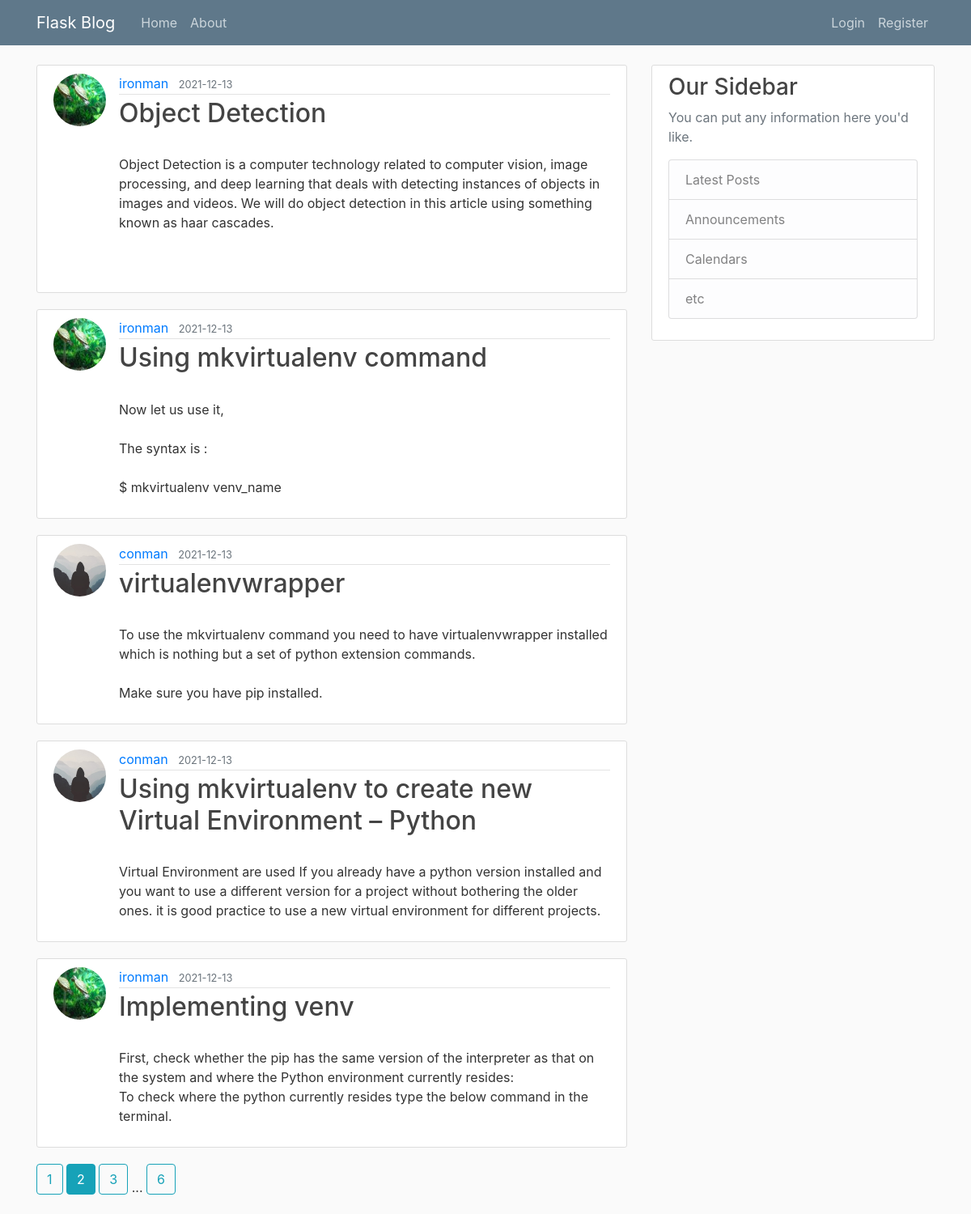
The page /home?page=2 on the database its author committed.
### flask_blog/models.py (models this page shows, shortened)
class Post(db.Model):
    id = db.Column(db.Integer, primary_key=True)
    title = db.Column(db.String(100), nullable=False)
    date_posted = db.Column(db.DateTime, nullable=False, default=datetime.utcnow)
    content = db.Column(db.Text, nullable=False)
    user_id = db.Column(db.Integer, db.ForeignKey('user.id'), nullable=False)

class User(db.Model, UserMixin):
    id = db.Column(db.Integer, primary_key=True)
    username = db.Column(db.String(20), unique=True, nullable=False)
    email = db.Column(db.String(120), unique=True, nullable=False)
    image_file = db.Column(db.String(20), nullable=False, default='default.jpg')
    password = db.Column(db.String(60), nullable=False)
    posts = db.relationship('Post', backref='author', lazy=True)

### flask_blog/main/routes.py (the view)
@main.route("/")
@main.route("/home")
def home():
    page = request.args.get('page', 1, type=int)
    posts = Post.query.order_by(Post.date_posted.desc()).paginate(page=page, per_page=5)
    return render_template('home.html', posts=posts)

### flask_blog/templates/home.html
{% extends "layout.html" %}
{% block content %}
    {% for post in posts.items %}
        <article class="media content-section">
          <img class="rounded-circle article-img" src="{{ url_for('static', filename='profile_pics/' + post.author.image_file) }}">
          <div class="media-body">
            <div class="article-metadata">
              <a class="mr-2" href="{{ url_for('users.user_posts', username=post.author.username) }}">{{ post.author.username }}</a>
              <small class="text-muted">{{ post.date_posted.strftime('%Y-%m-%d') }}</small>
            </div>
            <h2><a class="article-title" href="{{ url_for('posts.post', post_id=post.id) }}">{{ post.title }}</a></h2>
            <p class="article-content">{{ post.content }}</p>
          </div>
        </article>
    {% endfor %}
    {% for page_num in posts.iter_pages(left_edge=1, right_edge=1, left_current=1, right_current=2) %}
      {% if page_num %}
        {% if posts.page == page_num %}
          <a class="btn btn-info mb-4" href="{{ url_for('main.home', page=page_num) }}">{{ page_num }}</a>
        {% else %}
          <a class="btn btn-outline-info mb-4" href="{{ url_for('main.home', page=page_num) }}">{{ page_num }}</a>
        {% endif %}
      {% else %}
        ...
      {% endif %}
    {% endfor %}
{% endblock content %}

### flask_blog/static/main.css (style rules this page uses)
body { background: #fafafa; color: #333333; margin-top: 5rem; }
h1, h2, h3, h4, h5, h6 { color: #444444; }
.content-section { background: #ffffff; padding: 10px 20px; border: 1px solid #dddddd; border-radius: 3px; margin-bottom: 20px; }
.article-title { color: #444444; }
.article-content { white-space: pre-line; }
.article-img { height: 65px; width: 65px; margin-right: 16px; }
.article-metadata { padding-bottom: 1px; margin-bottom: 4px; border-bottom: 1px solid #e3e3e3 }

### rows shown on the page
Post: image_file (picture), author.username "ironman", date_posted "2021-12-13", title "Object Detection", content "Object Detection is a computer technology related to computer vision, image processing, and deep learning that deals with detecting instances of objects in images and videos. We will do object detection in this article using something known as haar cascades."
Post: image_file (picture), author.username "ironman", date_posted "2021-12-13", title "Using mkvirtualenv command", content "Now let us use it, The syntax is : $ mkvirtualenv venv_name"
Post: image_file (placeholder picture), author.username "conman", date_posted "2021-12-13", title "virtualenvwrapper", content "To use the mkvirtualenv command you need to have virtualenvwrapper installed which is nothing but a set of python extension commands. Make sure you have pip installed."
Post: image_file (placeholder picture), author.username "conman", date_posted "2021-12-13", title "Using mkvirtualenv to create new Virtual Environment – Python", content "Virtual Environment are used If you already have a python version installed and you want to use a different version for a project without bothering the older ones. it is good practice to use a new virtual environment for different projects."
Post: image_file (picture), author.username "ironman", date_posted "2021-12-13", title "Implementing venv", content "First, check whether the pip has the same version of the interpreter as that on the system and where the Python environment currently resides: To check where the python currently resides type the below command in the terminal."

### other values the page prints
{{ page_num }} "1" "3" "6"
{{ page_num }} "2"
